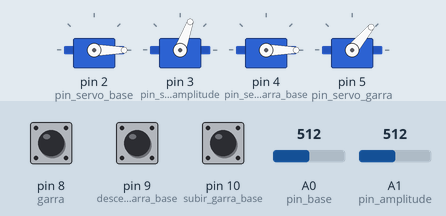
Simulated run of this sketch. Board: Arduino Uno, built with avr-gcc and run on an emulated ATmega328P. On the bench: 4 × servo. Inputs (shaded band) come from the test bench; at power-on: A1 (pin_amplitude) = 512, pin 10 (subir_garra_base) HIGH, pin 8 (garra) HIGH, pin 9 (descer_garra_base) HIGH, A0 (pin_base) = 512.

Above: at 1.2 s.
1.3 s: A1 (pin_amplitude) set to 593
2.8 s: A1 (pin_amplitude) set to 619
At 3.8 s:
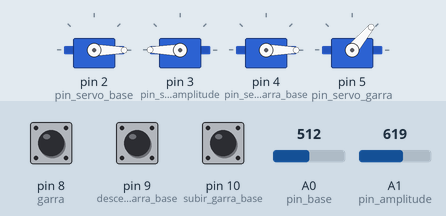
5.8 s: pin 10 (subir_garra_base) pulled LOW for 1 s
At 7.9 s:
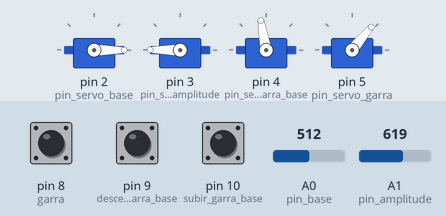
8.8 s: pin 8 (garra) pulled LOW for 0.15 s
At 9.5 s:
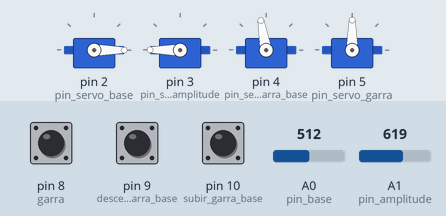
10.4 s: pin 9 (descer_garra_base) pulled LOW for 0.15 s
At 11.7 s:
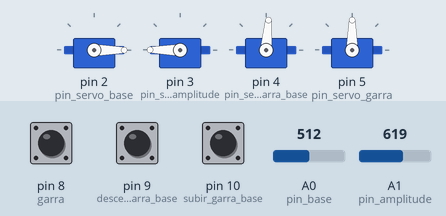
12.0 s: pin 9 (descer_garra_base) pulled LOW for 1 s
At 13.5 s:
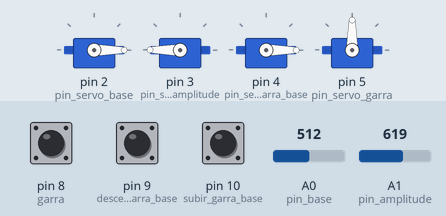
Timing chart, 0 to 15.0 s (numbered marks = the images above; inputs shaded):
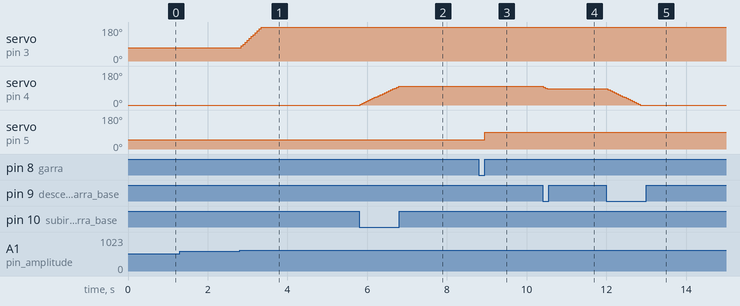

The sketch:

braco_robotico.ino
```cpp
/*=====================================================================*/

/*Nicolas de Souza - Bacharelando em Engenharia de Controle e Automação*/

/*=====================================================================*/

#include <Servo.h>

//valores de funcionamento de um servo
#define MAX 180
#define MIN 0

//SERVOS
#define pin_servo_base 2
#define pin_servo_amplitude 3
#define pin_servo_garra_base 4
#define pin_servo_garra 5

//JOYSTICK
#define pin_base A0
#define pin_amplitude  A1

//BOTÕES
#define subir_garra_base 10 //botão azul
#define descer_garra_base 9 //botão amarelo
#define garra 8 //botão vermelho

//Instanciando objetos
Servo servo_base, servo_amplitude, servo_base_garra, servo_garra;

//Valores para controlar o braço
int valor_base = 0;
int valor_amplitude = 0;
int valor_base_garra = 0;
bool valor_garra = HIGH;
int bot_garra = 0;

void setup(){

  pinMode(subir_garra_base,INPUT_PULLUP);
  pinMode(descer_garra_base,INPUT_PULLUP);
  pinMode(garra,INPUT_PULLUP);

  servo_base.attach(pin_servo_base);
  servo_amplitude.attach(pin_servo_amplitude);
  servo_base_garra.attach(pin_servo_garra_base);
  servo_garra.attach(pin_servo_garra);

  /*

  Retire o comentário para definir uma posição inicial
  servo_amplitude.write(180);
  servo_base.write(90);
  servo_garra.write(90);

  */

}

int controle (int verificar, int max_pos, int min_pos){
  if (verificar > max_pos ){
    return max_pos;
  }else if ( verificar < min_pos){
    return min_pos;
  }
  return verificar;
}

void loop(){

  //Leituras do Joystick
    if((analogRead(pin_amplitude)) < 200){
      Serial.println("PRA CIMA");
      valor_amplitude -= 10;

    }else if((analogRead(pin_amplitude)) > 600){
      Serial.println("PRA BAIXO");
      valor_amplitude += 10;

    }else if((analogRead(pin_base)) < 200){
      Serial.println("ESQUERDA");
      valor_base += 10;

    }else if((analogRead(pin_base)) > 600){
      Serial.println("DIREITA");
      valor_base -= 10;

    }

  //Leitura dos Botões
    //Controle Garra
    bot_garra = 0;
    while(!digitalRead(garra)){
      bot_garra = 1;
      delay(10);
    }
    //Controle Base da Garra
    if (!digitalRead(descer_garra_base)){
      valor_base_garra -= 5;

    }else if (!digitalRead(subir_garra_base)){
      valor_base_garra += 5;

    }

  //Controle dos valores para manter dentro do intervalo
    valor_amplitude = controle(valor_amplitude, 180,70);
    valor_base = controle(valor_base, MAX, MIN);
    valor_base_garra = controle(valor_base_garra, MAX, MIN);

  //Atualização dos servos
    servo_amplitude.write(valor_amplitude);
    servo_base_garra.write(valor_base_garra);
    servo_base.write(valor_base);

    if (bot_garra){
      valor_garra = !valor_garra;
    }
    if (valor_garra){
      servo_garra.write(50);
    } else {
      servo_garra.write(90);
    }

    delay(50);
}
```

Measured:
- the behaviour switches between 600 and 601 on A1 (pin_amplitude) (found by bisection; images 0 and 1)
- after the input at 1.3 s, every drawn part: stays the same
- after the input at 2.8 s, servo on pin 3 (pin_servo_amplitude): moves from 70° to 180° over 0.51 s, starting at once
- after the input at 5.8 s, servo on pin 4 (pin_servo_garra_base): moves from 0° to 100° over 0.96 s, starting at once
- after the input at 8.8 s, servo on pin 5 (pin_servo_garra): 50° → 90° after 0.15 s
- after the input at 10.4 s, servo on pin 4 (pin_servo_garra_base): 100° → 85° at once
- after the input at 12.0 s, servo on pin 4 (pin_servo_garra_base): moves from 85° to 0° over 0.81 s, starting at once
